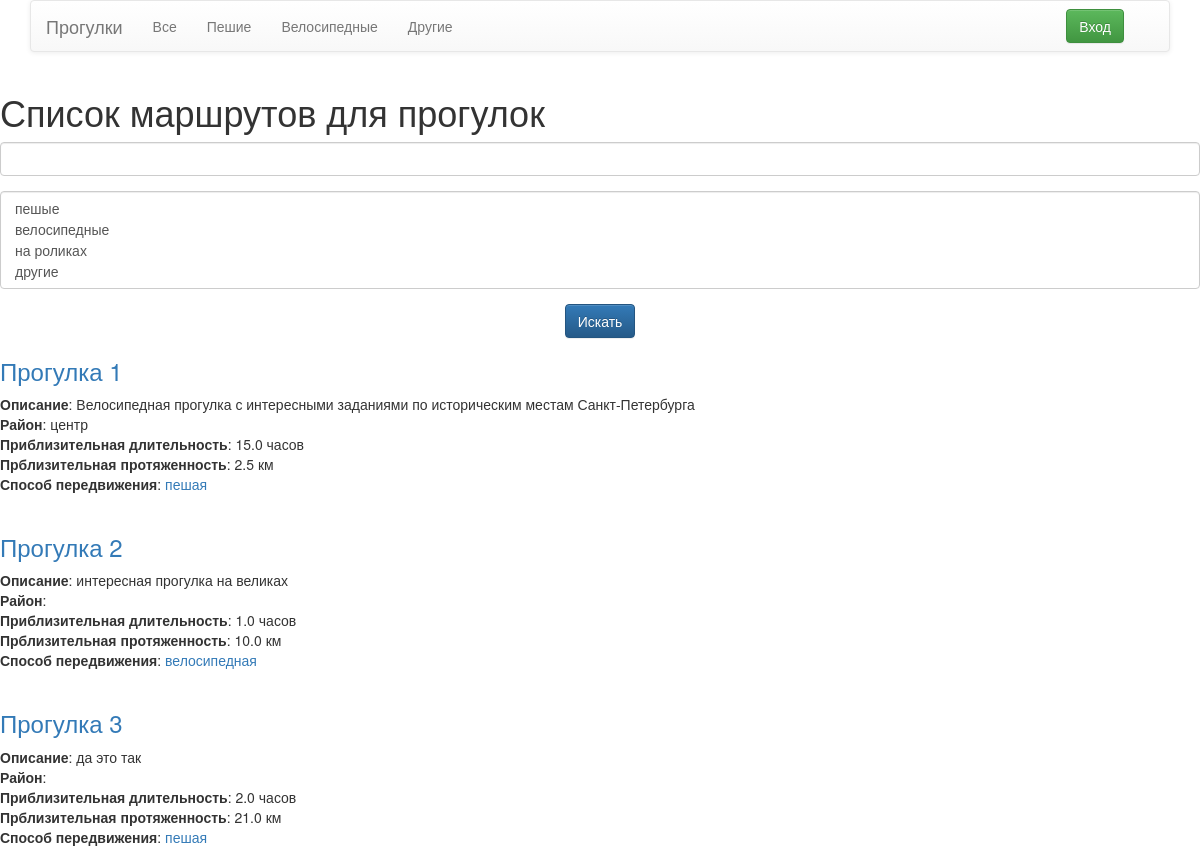
The page / on the database its author committed.
### walk/models.py (models this page shows, shortened)
class Walk(models.Model):
    description = models.TextField(blank=True)
    TYPE_OF_MOVE = (
        ('feet', 'пешая'),
        ('bikes', 'велосипедная'),
        ('rollers', 'на роликах'),
        ('other', 'другой'),)
    type_of_move = models.CharField(max_length=30, choices= TYPE_OF_MOVE)
    oriented_duration = models.FloatField()
    oriented_extension = models.FloatField()
    oriented_region = models.CharField(blank=True, max_length=200)
    created_at =  models.DateTimeField(auto_now_add=True)
    modified_at =  models.DateTimeField(auto_now=True)

### walk/views.py (the view)
# urls.py: url(r'^$', WalkList.as_view(), name = 'walks'),
class WalkList(ListView):
	template_name = 'walk/walks_list.html'
	queryset = Walk.objects.all()
	paginate_by = 10
	def dispatch(self, request, *args, **kwargs):
		self.searchform = SearchForm(request.GET)
		return super(WalkList, self).dispatch(request, *args, **kwargs)
	def get_context_data(self, **kwargs):
		context = super(WalkList, self).get_context_data(**kwargs)
		context['form'] = self.searchform
		return context
	def get_queryset(self):
		if self.searchform.is_valid():
			searchstring = self.searchform.cleaned_data['description']
			search_move_type = self.searchform.cleaned_data['categories']
			if search_move_type:
				return Walk.objects.filter(description__icontains = searchstring,
										   type_of_move__in = search_move_type)
			else:
				return Walk.objects.filter(description__icontains=searchstring)
		return Walk.objects.order_by('modified_at')

### walk/views.py
class SearchForm(forms.Form):
	description = forms.CharField(required=False, label=False)
	categories = forms.MultipleChoiceField(
choices=(('feet', 'пешые'),
        ('bikes', 'велосипедные'),
        ('rollers', 'на роликах'),
        ('other', 'другие'),), required=False, label=False)
	def __init__(self, *args, **kwargs):
		super(SearchForm, self).__init__(*args, **kwargs)
		self.helper = FormHelper()
		self.helper.form_method = 'GET'
		self.helper.layout = Layout(
			Field("description", placeholder="Поиск прогулок по описанию"),
			InlineCheckboxes('categories'), )
		self.helper.add_input(Submit('submit', 'Искать'))

### walk/templates/walk/walks_list.html (shortened to what this page needs)
{%extends "core/base.html" %}
{% load widget_tweaks %}
{% load crispy_forms_tags %}
{% block title %}
<h1> Список маршрутов для прогулок </h1>
{% endblock %}
{% block content %}
    <form method="get">
        {{ form | crispy }}
        {% if form%}
            <div align="center"><button type="submit" class="btn btn-primary">Искать</button></div>
        {% endif %}
    </form>
{% for walk in object_list %}
       <h3><a href = "{%url 'walks:walk_detail' walk.id%}"> Прогулка {{walk.id}}</a></h3>
            <div><b>Описание</b>: {{walk.description}}</div>
            <div><b>Район</b>: {{walk.oriented_region}}</div>
            <div><b>Приблизительная длительность</b>: {{walk.oriented_duration}} часов</div>
            <div><b>Прблизительная протяженность</b>: {{walk.oriented_extension}} км</div>
            <div><b>Способ передвижения</b>:
                <a href= "{%url 'walks:walks_filter' walk.type_of_move%}"> {{walk.get_type_of_move_display}} </a>
            </div>
<br>
{% endfor %}
{% endblock %}

### core/templates/core/base.html (shortened to what this page needs)
{% load static %}
{% load widget_tweaks %}
<!DOCTYPE html>
<html>
    <link href="{% static "bootstrap-3.3.7-dist/css/bootstrap.min.css" %}" rel="stylesheet">
    <link href="{% static "bootstrap-3.3.7-dist/css/bootstrap-theme.min.css" %}" rel="stylesheet">
</head>
<body>
    <div class="navbar-wrapper">
      <div class="container">
    <nav class="navbar navbar-default">
      <div class="container-fluid">
        <div class="navbar-header">
          <div class="navbar-brand">Прогулки</div>
        </div>
        <div class="collapse navbar-collapse" id="bs-example-navbar-collapse-1">
          <ul class="nav navbar-nav">
            <li><a href="/">Все <span class="sr-only">(current)</span></a></li>
            <li><a href="/feet/">Пешие</a></li>
            <li><a href="/bikes/">Велосипедные</a></li>
            <li><a href="/other/">Другие</a></li>
          </ul>
          <div id="navbar" class="navbar-collapse collapse">
                {% if user.is_authenticated %}
                    <form class = "navbar-form navbar-right" method="LINK" action="{% url 'core:logout' %}">
                        @{{ user.username }}
                        <button type="submit" class="btn btn-success">Выход</button>
                    </form>
                {% else %}
                    <form class="navbar-form navbar-right" method="LINK" action="{% url 'core:login' %}">
                        <button type="submit" class="btn btn-success">Вход</button>
                    </form>
                {% endif %}
        </div>
        </div>
      </div>
    </nav>
    </div>
</div>
{% block title %}{% endblock %}
{% block content %}{% endblock %}
</body>
</html>

### rows shown on the page
Walk: id "1", description "Велосипедная прогулка с интересными заданиями по историческим местам Санкт-Петербурга", oriented_region "центр", oriented_duration "15.0", oriented_extension "2.5", type_of_move "пешая"
Walk: id "2", description "интересная прогулка на великах", oriented_duration "1.0", oriented_extension "10.0", type_of_move "велосипедная"
Walk: id "3", description "да это так", oriented_duration "2.0", oriented_extension "21.0", type_of_move "пешая"
